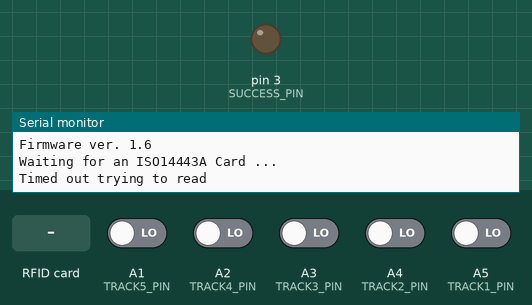
A sketch run on a simulated Arduino Uno, built with avr-gcc and run on an emulated ATmega328P. Shown: output pins drawn as LEDs (lit = HIGH), the last lines printed to the serial monitor. The inputs (shaded band) are chosen by the test bench; at power-on: A1 (TRACK5_PIN), A2 (TRACK4_PIN), A3 (TRACK3_PIN), A4 (TRACK2_PIN), A5 (TRACK1_PIN) LOW.

Above: at 2.2 s.
2.3 s: RFID card 5E 7A 19 C4 held to the reader
At 2.6 s:
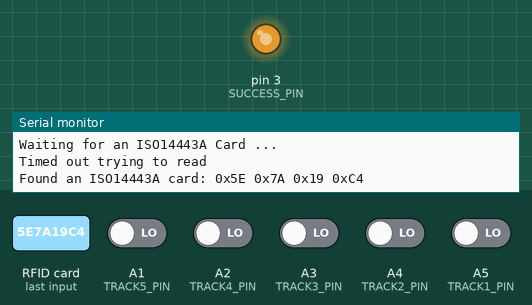
3.8 s: A1 (TRACK5_PIN) driven HIGH
Timing chart, 0 to 35.0 s (numbered marks = the images above; inputs shaded):
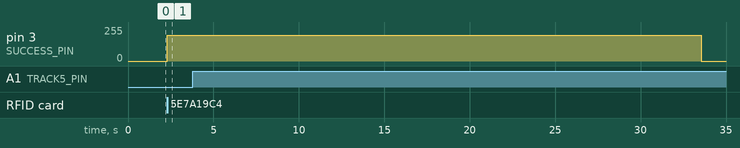

Measured:
- after the input at 2.3 s, pin 3 (SUCCESS_PIN): 0/255 → 192/255 at once

The sketch:

Object_Detect.ino
```cpp
#include <Wire.h>
#include <SPI.h>
#include <Adafruit_PN532.h>
#include <SoftwareSerial.h>

// PN532 PINS
#define PN532_SCK  (7) //Grey
#define PN532_MOSI (5) //Purple
#define PN532_SS   (4) //Orange
#define PN532_MISO (6) //White

//YX6300 MP3 PINS
#define RX_PIN     (9) //Purple
#define TX_PIN     (8) //Orange

//ESP32 SIGNAL PINS
#define SUCCESS_PIN (3) //send HIGH when object detected
#define TRACK5_PIN (A1)
#define TRACK4_PIN (A2)
#define TRACK3_PIN (A3)
#define TRACK2_PIN (A4)
#define TRACK1_PIN (A5)

Adafruit_PN532 nfc(PN532_SCK, PN532_MISO, PN532_MOSI, PN532_SS);

bool pauseReading = false;
unsigned long lastRead;
unsigned long currentTime;
unsigned long waitTime = 30000;
int rfidTimeout = 1000;

// ********** Serial MP3 Commands - minimal *******************
// Serial2 used - MP3 RX Pin to GPIO 17(TX) TX PIN GPIO 16(RX)
#define CMD_PLAY_INDEX        0X03    //-> Play with index.
#define CMD_SEL_DEV           0X09    //-> Select device.
#define DEV_TF                0X02    //-> 02 for TF card.
// Select device : 7E FF 06 09 00 00 02 EF -> Select storage device to TF card.
static int8_t Send_buf[8] = {0}; //-> Buffer to send commands.
SoftwareSerial mp3 (RX_PIN,TX_PIN); //-> SoftwareSerial mp3 (RX_Pin, TX_Pin);

void setup(void) {
  Serial.begin(115200);
  pinMode(SUCCESS_PIN,OUTPUT);
  pinMode(TRACK1_PIN,INPUT);
  pinMode(TRACK2_PIN,INPUT);
  pinMode(TRACK3_PIN,INPUT);
  pinMode(TRACK4_PIN,INPUT);
  pinMode(TRACK5_PIN,INPUT);
  while (!Serial) delay(10); // for Leonardo/Micro/Zero

  Serial.println("Hello!");

  nfc.begin();

  uint32_t versiondata = nfc.getFirmwareVersion();
  if (! versiondata) {
    Serial.print("Didn't find PN53x board");
    while (1); // halt
  }
  // Got ok data, print it out!
  Serial.print("Found chip PN5"); Serial.println((versiondata>>24) & 0xFF, HEX);
  Serial.print("Firmware ver. "); Serial.print((versiondata>>16) & 0xFF, DEC);
  Serial.print('.'); Serial.println((versiondata>>8) & 0xFF, DEC);

  Serial.println("Waiting for an ISO14443A Card ...");

  // *********************************** Config MP3
  mp3.begin(9600); // MP3 Player
  delay(500); // wait half a second for MP3 player
  sendCommand(CMD_SEL_DEV, 0, DEV_TF); // Select SD Card
  delay(500); // wait another half a second for MP3 player
  //playSound(3);
}

  uint8_t success;
  uint8_t uid[] = { 0, 0, 0, 0, 0, 0, 0 };  // Buffer to store the returned UID
  uint8_t uidLength;                        // Length of the UID (4 or 7 bytes depending on ISO14443A card type)

void loop(void) {

  int track = 0;

  if (digitalRead(TRACK1_PIN) == 1)
  {
    track = 1;
  }
  if (digitalRead(TRACK2_PIN) == 1)
  {
    track = 2;
  }
  if (digitalRead(TRACK3_PIN) == 1)
  {
    track = 3;
  }
  if (digitalRead(TRACK4_PIN) == 1)
  {
    track = 4;
  }
  if (digitalRead(TRACK5_PIN) == 1)
  {
    track = 5;
  }
  if (track != 0)
  {
    Serial.print(" Track: ");Serial.println(track);
    playSound(track);
    delay(100);
  }


  // Wait for an NTAG203 card.  When one is found 'uid' will be populated with
  // the UID, and uidLength will indicate the size of the UUID (normally 7)
  if (!pauseReading)
  {
    success = nfc.readPassiveTargetID(PN532_MIFARE_ISO14443A, uid, &uidLength,rfidTimeout);

    if (success) {
      // // Display some basic information about the card
      Serial.print("Found an ISO14443A card: ");
      // Serial.print("  UID Length: ");Serial.print(uidLength, DEC);Serial.println(" bytes");
      // Serial.print("  UID Value: ");
      nfc.PrintHex(uid, uidLength);
      // Serial.println("");
      Serial.flush();
      pauseReading = true;
      lastRead = millis();
      analogWrite(SUCCESS_PIN,192);

    }
    else
    {
      Serial.println("Timed out trying to read");
      analogWrite(SUCCESS_PIN,0);

      //nfc.begin();
    }
  }
  else
  {
    currentTime = millis();

    if (currentTime - lastRead > waitTime)
    {
      pauseReading = false;
    }
    //Serial.print("myTime:   ");Serial.println(currentTime - lastRead);
     delay(50);
  }

}

void playSound(int track)
{
  Serial.print("Playing Track: ");
  Serial.println(track);
  sendCommand(CMD_PLAY_INDEX, 0, track);
}


// Function for sending commands.
void sendCommand(byte command){
  sendCommand(command, 0, 0);
}

void sendCommand(byte command, byte dat1, byte dat2){
  delay(20);
  Send_buf[0] = 0x7E;    //-> Every command should start with $(0x7E)
  Send_buf[1] = 0xFF;    //-> Version information
  Send_buf[2] = 0x06;    //-> The number of bytes of the command without starting byte and ending byte
  Send_buf[3] = command; //-> Such as PLAY and PAUSE and so on
  Send_buf[4] = 0x01;    //-> 0x00 = not feedback, 0x01 = feedback
  Send_buf[5] = dat1;    //-> data1
  Send_buf[6] = dat2;    //-> data2
  Send_buf[7] = 0xEF;    //-> Ending byte of the command
  for (uint8_t i = 0; i < 8; i++){
    mp3.write(Send_buf[i]) ;
  }
}
```
